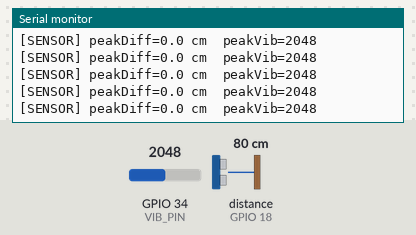
Recording of a sketch running on a simulated ESP32. Shown: the last lines printed to the serial monitor. Wiring (inferred from the names in the program): ultrasonic range finder: trigger GPIO 5; echo GPIO 18. The test bench sets the inputs (shaded band); at power-on: GPIO 34 (VIB_PIN) = 2048, distance to the obstacle (sensor on GPIO 18) 80 cm. The echo pulse lasts 58.3 µs per cm; WiFi joins after 1.5 s; servers stay silent unless stated.

Above: at 7.8 s.
7.9 s: GPIO 34 (VIB_PIN) set to 534
At 8.45 s:
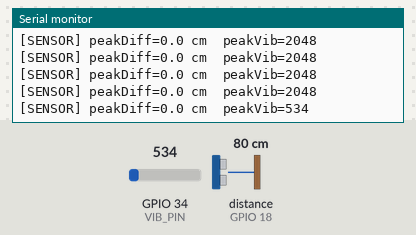
9.4 s: GPIO 34 (VIB_PIN) set to 466
At 9.43 s:
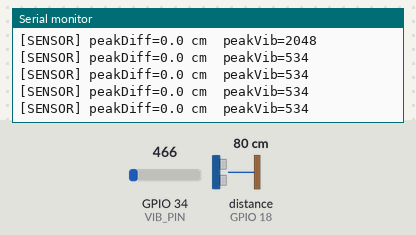
Timing chart, 0 to 12.4 s (numbered marks = the images above; inputs shaded):
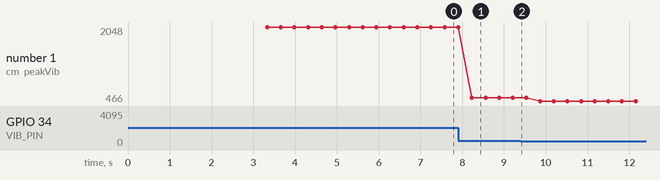

Measured:
- after the input at 7.9 s, the serial monitor: prints a new line after 0.33 s (image 1)
- plotted number 1: 2048 → 534 after the input at 7.9 s, 534 → 466 after the input at 9.4 s

The sketch:

pothole_sensor.ino
```cpp
/*
 * ============================================================
 *  Smart Road Monitoring — ESP32 Firmware  (Production v2)
 *  Features:
 *    - Spike shape filtering (noise / pothole / speed breaker)
 *    - 2-cycle consistency check + peak tracking
 *    - WiFi auto-reconnect + offline event queue
 *    - HTTP retry with exponential back-off
 * ============================================================
 */

#include <WiFi.h>
#include <HTTPClient.h>
#include <Arduino.h>

// ── Configuration ──────────────────────────────────────────
const char* WIFI_SSID     = "YOUR_WIFI_SSID";
const char* WIFI_PASSWORD = "YOUR_WIFI_PASSWORD";
const char* FLASK_HOST    = "http://192.168.1.100:5000";  // Update to your Flask IP

// ── Sensor Pins ────────────────────────────────────────────
const int TRIG_PIN = 5;
const int ECHO_PIN = 18;
const int VIB_PIN  = 34;   // Analog vibration sensor

// ── Detection Thresholds ───────────────────────────────────
const float  DIFF_THRESHOLD     = 10.0;   // cm — min diff to count as a hit
const float  VIB_THRESHOLD      = 500.0;  // ADC — min vibration per hit
const int    CONSISTENCY_CYCLES = 2;      // N consecutive windows required
const unsigned long COOLDOWN_MS = 4000;   // ms between valid triggers
const int    SAMPLE_WINDOW      = 5;      // Sensor readings per 250ms window

// ── Spike Shape Classification ─────────────────────────────
// impact duration (ms) → event type
//   <  200 ms  →  noise         (ignore)
//   200–600 ms →  pothole        (trigger)
//   >  600 ms  →  speed breaker  (ignore)
const unsigned long SPIKE_NOISE_MAX  = 200;
const unsigned long SPIKE_POTHOLE_MAX = 600;

// ── Event Queue ────────────────────────────────────────────
struct SensorEvent {
  float diff;
  float vib;
  unsigned long spike_ms;
  bool  sent;
};

const int QUEUE_SIZE = 10;
SensorEvent eventQueue[QUEUE_SIZE];
int queueHead = 0;
int queueTail = 0;
int queueCount = 0;

// ── State ──────────────────────────────────────────────────
float         baselineDist    = -1.0;
int           consecutiveHits = 0;
float         maxDiff         = 0.0;
float         maxVib          = 0.0;
unsigned long impactStart     = 0;
unsigned long lastTriggerMs   = 0;

// ──────────────────────────────────────────────────────────
//  ULTRASONIC — get distance in cm
// ──────────────────────────────────────────────────────────
float getDistance() {
  digitalWrite(TRIG_PIN, LOW);
  delayMicroseconds(2);
  digitalWrite(TRIG_PIN, HIGH);
  delayMicroseconds(10);
  digitalWrite(TRIG_PIN, LOW);
  long duration = pulseIn(ECHO_PIN, HIGH, 30000);  // 30ms timeout
  if (duration == 0) return -1.0;
  return (duration * 0.0343f) / 2.0f;
}

// ──────────────────────────────────────────────────────────
//  SPIKE SHAPE CLASSIFIER
// ──────────────────────────────────────────────────────────
enum SpikeClass { SPIKE_NOISE, SPIKE_POTHOLE, SPIKE_BREAKER };

SpikeClass classifySpike(unsigned long duration_ms) {
  if (duration_ms < SPIKE_NOISE_MAX) {
    return SPIKE_NOISE;
  } else if (duration_ms <= SPIKE_POTHOLE_MAX) {
    return SPIKE_POTHOLE;
  } else {
    return SPIKE_BREAKER;
  }
}

const char* spikeLabel(SpikeClass cls) {
  switch(cls) {
    case SPIKE_NOISE:   return "NOISE";
    case SPIKE_POTHOLE: return "POTHOLE";
    case SPIKE_BREAKER: return "SPEED_BREAKER";
    default:            return "UNKNOWN";
  }
}

// ──────────────────────────────────────────────────────────
//  QUEUE HELPERS
// ──────────────────────────────────────────────────────────
bool enqueue(float diff, float vib, unsigned long spike_ms) {
  if (queueCount >= QUEUE_SIZE) {
    Serial.println("[QUEUE] Full — dropping oldest event");
    queueHead = (queueHead + 1) % QUEUE_SIZE;
    queueCount--;
  }
  eventQueue[queueTail] = {diff, vib, spike_ms, false};
  queueTail = (queueTail + 1) % QUEUE_SIZE;
  queueCount++;
  Serial.printf("[QUEUE] Enqueued diff=%.1f vib=%.0f spike=%lu | depth=%d\n",
                diff, vib, spike_ms, queueCount);
  return true;
}

SensorEvent* peekQueue() {
  if (queueCount == 0) return nullptr;
  return &eventQueue[queueHead];
}

void dequeue() {
  if (queueCount == 0) return;
  queueHead = (queueHead + 1) % QUEUE_SIZE;
  queueCount--;
}

// ──────────────────────────────────────────────────────────
//  WIFI — connect or reconnect
// ──────────────────────────────────────────────────────────
void ensureWiFi() {
  if (WiFi.status() == WL_CONNECTED) return;
  Serial.println("[WiFi] Reconnecting...");
  WiFi.disconnect();
  WiFi.begin(WIFI_SSID, WIFI_PASSWORD);
  int tries = 0;
  while (WiFi.status() != WL_CONNECTED && tries < 20) {
    delay(500);
    Serial.print(".");
    tries++;
  }
  if (WiFi.status() == WL_CONNECTED) {
    Serial.println("\n[WiFi] Connected: " + WiFi.localIP().toString());
  } else {
    Serial.println("\n[WiFi] Failed — will retry later");
  }
}

// ──────────────────────────────────────────────────────────
//  HTTP — POST trigger to Flask (with retry + backoff)
// ──────────────────────────────────────────────────────────
bool sendTrigger(float diff, int vibration, unsigned long impactDuration, int retries = 3) {
  if (WiFi.status() != WL_CONNECTED) {
    Serial.println("[HTTP] No WiFi — skipping send");
    return false;
  }

  String url = String(FLASK_HOST) + "/trigger";

  for (int attempt = 1; attempt <= retries; attempt++) {
    HTTPClient http;
    http.begin(url);
    http.addHeader("Content-Type", "application/x-www-form-urlencoded");
    http.setTimeout(5000);  // 5s timeout

    String postData = "diff=" + String(diff, 2) +
                      "&vib=" + String(vibration) +
                      "&spike_ms=" + String(impactDuration);

    int code = http.POST(postData);

    if (code == 200) {
      Serial.printf("[HTTP] Trigger OK | diff=%.2f vib=%d spike=%lu\n",
                    diff, vibration, impactDuration);
      http.end();
      return true;
    } else {
      Serial.printf("[HTTP] Attempt %d/%d failed — code=%d\n", attempt, retries, code);
      http.end();
      if (attempt < retries) delay(500 * attempt);  // exponential back-off
    }
  }
  Serial.println("[HTTP] All retries exhausted.");
  return false;
}

// ──────────────────────────────────────────────────────────
//  DRAIN QUEUE — send pending events when WiFi is up
// ──────────────────────────────────────────────────────────
void drainQueue() {
  if (WiFi.status() != WL_CONNECTED || queueCount == 0) return;
  Serial.printf("[QUEUE] Draining %d events...\n", queueCount);

  while (queueCount > 0) {
    SensorEvent* ev = peekQueue();
    if (ev == nullptr) break;
    bool ok = sendTrigger(ev->diff, (int)ev->vib, ev->spike_ms, 2);
    if (ok) {
      dequeue();
      delay(200);
    } else {
      Serial.println("[QUEUE] Send failed — will retry next cycle");
      break;
    }
  }
}

// ──────────────────────────────────────────────────────────
//  SETUP
// ──────────────────────────────────────────────────────────
void setup() {
  Serial.begin(115200);
  delay(500);

  pinMode(TRIG_PIN, OUTPUT);
  pinMode(ECHO_PIN, INPUT);

  WiFi.setAutoReconnect(true);
  WiFi.persistent(true);
  WiFi.begin(WIFI_SSID, WIFI_PASSWORD);

  Serial.print("[WiFi] Connecting");
  int tries = 0;
  while (WiFi.status() != WL_CONNECTED && tries < 30) {
    delay(500);
    Serial.print(".");
    tries++;
  }
  if (WiFi.status() == WL_CONNECTED) {
    Serial.println("\n[WiFi] Connected: " + WiFi.localIP().toString());
  } else {
    Serial.println("\n[WiFi] Not connected at boot — will queue events");
  }

  // Calibrate baseline (average of 10 readings)
  Serial.println("[SENSOR] Calibrating baseline...");
  float total = 0; int valid = 0;
  for (int i = 0; i < 10; i++) {
    float d = getDistance();
    if (d > 0) { total += d; valid++; }
    delay(100);
  }
  baselineDist = (valid > 0) ? (total / valid) : 30.0;
  Serial.printf("[SENSOR] Baseline = %.1f cm\n", baselineDist);
}

// ──────────────────────────────────────────────────────────
//  MAIN LOOP
// ──────────────────────────────────────────────────────────
void loop() {
  ensureWiFi();
  drainQueue();  // Flush queued events whenever WiFi is up

  // ── Sample sensor window (250ms, 5 readings) ────────────
  float peakDiff = 0.0;
  float peakVib  = 0.0;

  for (int i = 0; i < SAMPLE_WINDOW; i++) {
    float dist = getDistance();
    float vib  = analogRead(VIB_PIN);

    if (dist > 0 && baselineDist > 0) {
      float diff = abs(dist - baselineDist);
      if (diff > peakDiff) peakDiff = diff;
    }
    if (vib > peakVib) peakVib = vib;

    delay(50);  // 50ms per sample → 250ms window
  }

  Serial.printf("[SENSOR] peakDiff=%.1f cm  peakVib=%.0f\n", peakDiff, peakVib);

  // ── Consistency check (2 consecutive hits required) ─────
  bool conditionMet = (peakDiff >= DIFF_THRESHOLD && peakVib >= VIB_THRESHOLD);

  if (conditionMet) {
    if (consecutiveHits == 0) impactStart = millis();  // Capture rise time
    consecutiveHits++;
    if (peakDiff > maxDiff) maxDiff = peakDiff;
    if (peakVib  > maxVib)  maxVib  = peakVib;
    Serial.printf("[DETECT] Hit %d/%d | maxDiff=%.1f maxVib=%.0f\n",
                  consecutiveHits, CONSISTENCY_CYCLES, maxDiff, maxVib);
  } else {
    if (consecutiveHits > 0) {
      Serial.println("[DETECT] Streak broken — resetting");
    }
    consecutiveHits = 0;
    maxDiff = 0.0;
    maxVib  = 0.0;
    impactStart = 0;
  }

  // ── Trigger after N consecutive hits + cooldown ─────────
  if (consecutiveHits >= CONSISTENCY_CYCLES) {
    unsigned long now = millis();
    if (now - lastTriggerMs >= COOLDOWN_MS) {

      unsigned long impactDuration = now - impactStart;

      // ── SPIKE SHAPE FILTER ─────────────────────────────
      SpikeClass cls = classifySpike(impactDuration);
      Serial.printf("[SPIKE] duration=%lu ms → %s\n", impactDuration, spikeLabel(cls));

      if (cls == SPIKE_NOISE) {
        Serial.println("[SPIKE] Noise — skipping trigger");
      } else if (cls == SPIKE_BREAKER) {
        Serial.println("[SPIKE] Speed breaker / slope — skipping trigger");
      } else {
        // Valid pothole — send or queue
        Serial.printf("[TRIGGER] Pothole! diff=%.2f vib=%.0f spike=%lu\n",
                      maxDiff, maxVib, impactDuration);

        bool sent = sendTrigger(maxDiff, (int)maxVib, impactDuration);
        if (!sent) {
          Serial.println("[QUEUE] WiFi down — queuing event");
          enqueue(maxDiff, maxVib, impactDuration);
        }

        lastTriggerMs = now;
      }

      // Reset state regardless of spike class
      consecutiveHits = 0;
      maxDiff = 0.0;
      maxVib  = 0.0;
      impactStart = 0;

    } else {
      Serial.println("[TRIGGER] Cooldown active — ignoring");
      consecutiveHits = 0;
    }
  }

  delay(50);  // Tight loop for responsive detection
}
```
